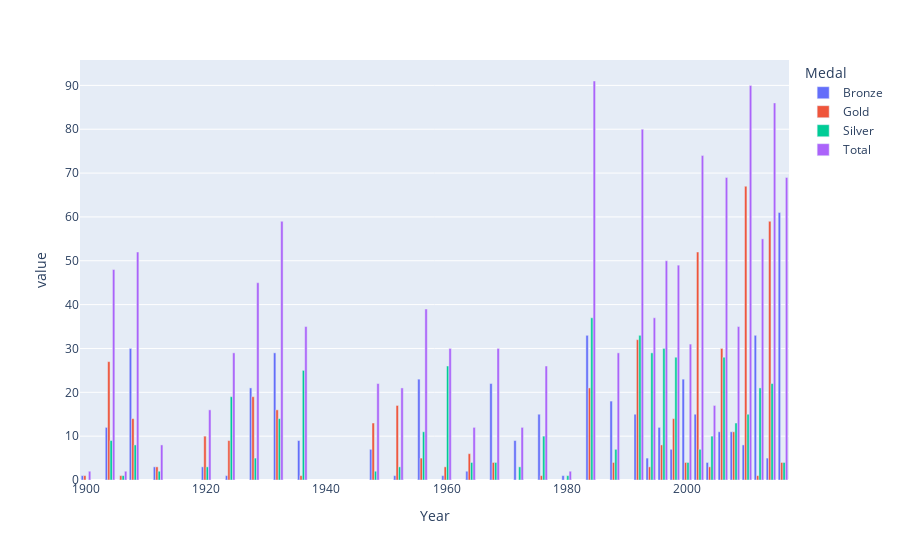

This figure's notebook cell:
### Code cell
#import sub_df as af2


canada_bestsports = af.count_medals_n(canada_origdata, "Year")

canada_bestsports.head()

fig = px.bar(canada_bestsports, 
    x=canada_bestsports.index, 
    y=canada_bestsports.columns
)
fig.update_layout(barmode='group')
fig.show()

### Figure 1 — Plotly figure (JSON) as saved in the notebook; plotly's stock layout.template omitted (floating-point values rounded to 4 significant figures)
{"data": [{"alignmentgroup": "True", "hovertemplate": "Medal=Bronze<br>Year=%{x}<br>value=%{y}<extra></extra>", "legendgroup": "Bronze", "marker": {"color": "#636efa", "pattern": {"shape": ""}}, "name": "Bronze", "offsetgroup": "Bronze", "orientation": "v", "showlegend": true, "textposition": "auto", "type": "bar", "x": [1900, 1904, 1906, 1908, 1912, 1920, 1924, 1928, 1932, 1936, 1948, 1952, 1956, 1960, 1964, 1968, 1972, 1976, 1980, 1984, 1988, 1992, 1994, 1996, 1998, 2000, 2002, 2004, 2006, 2008, 2010, 2012, 2014, 2016], "xaxis": "x", "y": [1, 12, 0, 30, 3, 3, 1, 21, 29, 9, 7, 1, 23, 1, 2, 22, 9, 15, 1, 33, 18, 15, 5, 12, 7, 23, 15, 4, 11, 11, 8, 33, 5, 61], "yaxis": "y"}, {"alignmentgroup": "True", "hovertemplate": "Medal=Gold<br>Year=%{x}<br>value=%{y}<extra></extra>", "legendgroup": "Gold", "marker": {"color": "#EF553B", "pattern": {"shape": ""}}, "name": "Gold", "offsetgroup": "Gold", "orientation": "v", "showlegend": true, "textposition": "auto", "type": "bar", "x": [1900, 1904, 1906, 1908, 1912, 1920, 1924, 1928, 1932, 1936, 1948, 1952, 1956, 1960, 1964, 1968, 1972, 1976, 1980, 1984, 1988, 1992, 1994, 1996, 1998, 2000, 2002, 2004, 2006, 2008, 2010, 2012, 2014, 2016], "xaxis": "x", "y": [1, 27, 1, 14, 3, 10, 9, 19, 16, 1, 13, 17, 5, 3, 6, 4, 0, 1, 0, 21, 4, 32, 3, 8, 14, 4, 52, 3, 30, 11, 67, 1, 59, 4], "yaxis": "y"}, {"alignmentgroup": "True", "hovertemplate": "Medal=Silver<br>Year=%{x}<br>value=%{y}<extra></extra>", "legendgroup": "Silver", "marker": {"color": "#00cc96", "pattern": {"shape": ""}}, "name": "Silver", "offsetgroup": "Silver", "orientation": "v", "showlegend": true, "textposition": "auto", "type": "bar", "x": [1900, 1904, 1906, 1908, 1912, 1920, 1924, 1928, 1932, 1936, 1948, 1952, 1956, 1960, 1964, 1968, 1972, 1976, 1980, 1984, 1988, 1992, 1994, 1996, 1998, 2000, 2002, 2004, 2006, 2008, 2010, 2012, 2014, 2016], "xaxis": "x", "y": [0, 9, 1, 8, 2, 3, 19, 5, 14, 25, 2, 3, 11, 26, 4, 4, 3, 10, 1, 37, 7, 33, 29, 30, 28, 4, 7, 10, 28, 13, 15, 21, 22, 4], "yaxis": "y"}, {"alignmentgroup": "True", "hovertemplate": "Medal=Total<br>Year=%{x}<br>value=%{y}<extra></extra>", "legendgroup": "Total", "marker": {"color": "#ab63fa", "pattern": {"shape": ""}}, "name": "Total", "offsetgroup": "Total", "orientation": "v", "showlegend": true, "textposition": "auto", "type": "bar", "x": [1900, 1904, 1906, 1908, 1912, 1920, 1924, 1928, 1932, 1936, 1948, 1952, 1956, 1960, 1964, 1968, 1972, 1976, 1980, 1984, 1988, 1992, 1994, 1996, 1998, 2000, 2002, 2004, 2006, 2008, 2010, 2012, 2014, 2016], "xaxis": "x", "y": [2, 48, 2, 52, 8, 16, 29, 45, 59, 35, 22, 21, 39, 30, 12, 30, 12, 26, 2, 91, 29, 80, 37, 50, 49, 31, 74, 17, 69, 35, 90, 55, 86, 69], "yaxis": "y"}], "layout": {"barmode": "group", "legend": {"title": {"text": "Medal"}, "tracegroupgap": 0}, "margin": {"t": 60}, "xaxis": {"anchor": "y", "domain": [0, 1], "title": {"text": "Year"}}, "yaxis": {"anchor": "x", "domain": [0, 1], "title": {"text": "value"}}}}
